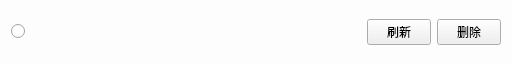
<?xml version="1.0" encoding="UTF-8"?>
<ui version="4.0">
 <class>UserInfo</class>
 <widget class="QFrame" name="UserInfo">
  <property name="geometry">
   <rect>
    <x>0</x>
    <y>0</y>
    <width>512</width>
    <height>64</height>
   </rect>
  </property>
  <property name="minimumSize">
   <size>
    <width>0</width>
    <height>64</height>
   </size>
  </property>
  <property name="maximumSize">
   <size>
    <width>16777215</width>
    <height>16777215</height>
   </size>
  </property>
  <property name="windowTitle">
   <string/>
  </property>
  <property name="styleSheet">
   <string notr="true">QFrame{
	background-color:rgb(253,253,253);
}</string>
  </property>
  <layout class="QGridLayout" name="gridLayout">
   <item row="0" column="4">
    <widget class="PushButton" name="pb_del">
     <property name="maximumSize">
      <size>
       <width>64</width>
       <height>16777215</height>
      </size>
     </property>
     <property name="text">
      <string>删除</string>
     </property>
    </widget>
   </item>
   <item row="0" column="2">
    <layout class="QGridLayout" name="gridLayout_2">
     <item row="1" column="0">
      <widget class="SubtitleLabel" name="l_type">
       <property name="text">
        <string/>
       </property>
      </widget>
     </item>
     <item row="1" column="1">
      <widget class="SubtitleLabel" name="l_mode">
       <property name="text">
        <string/>
       </property>
      </widget>
     </item>
     <item row="0" column="0" colspan="2">
      <widget class="TitleLabel" name="l_username">
       <property name="text">
        <string/>
       </property>
      </widget>
     </item>
    </layout>
   </item>
   <item row="0" column="1">
    <widget class="PixmapLabel" name="l_head">
     <property name="text">
      <string/>
     </property>
    </widget>
   </item>
   <item row="0" column="0">
    <widget class="RadioButton" name="rb_select">
     <property name="maximumSize">
      <size>
       <width>32</width>
       <height>16777215</height>
      </size>
     </property>
     <property name="text">
      <string/>
     </property>
    </widget>
   </item>
   <item row="0" column="3">
    <widget class="PushButton" name="pb_refresh">
     <property name="maximumSize">
      <size>
       <width>64</width>
       <height>16777215</height>
      </size>
     </property>
     <property name="text">
      <string>刷新</string>
     </property>
    </widget>
   </item>
  </layout>
 </widget>
 <customwidgets>
  <customwidget>
   <class>PushButton</class>
   <extends>QPushButton</extends>
   <header>qfluentwidgets</header>
  </customwidget>
  <customwidget>
   <class>RadioButton</class>
   <extends>QRadioButton</extends>
   <header>qfluentwidgets</header>
  </customwidget>
  <customwidget>
   <class>TitleLabel</class>
   <extends>QLabel</extends>
   <header>qfluentwidgets</header>
  </customwidget>
  <customwidget>
   <class>SubtitleLabel</class>
   <extends>QLabel</extends>
   <header>qfluentwidgets</header>
  </customwidget>
  <customwidget>
   <class>PixmapLabel</class>
   <extends>QLabel</extends>
   <header>qfluentwidgets</header>
  </customwidget>
 </customwidgets>
 <resources/>
 <connections/>
</ui>
